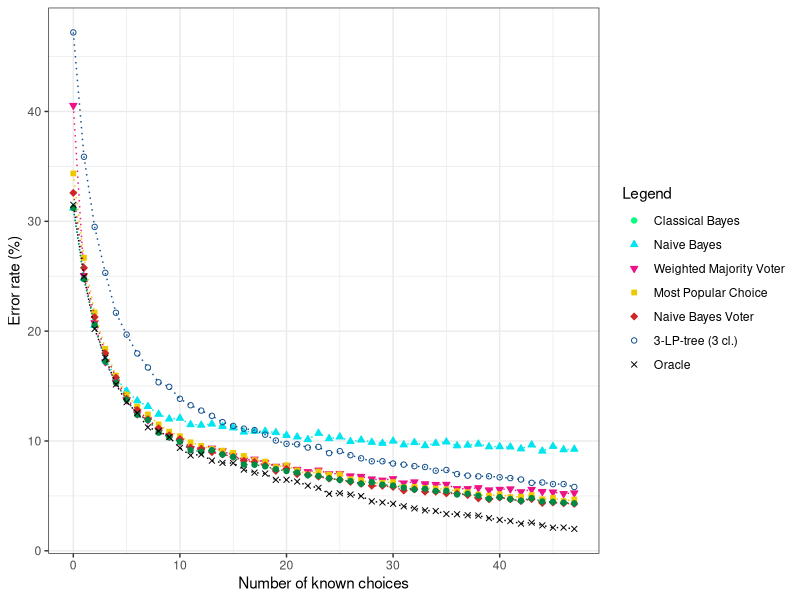
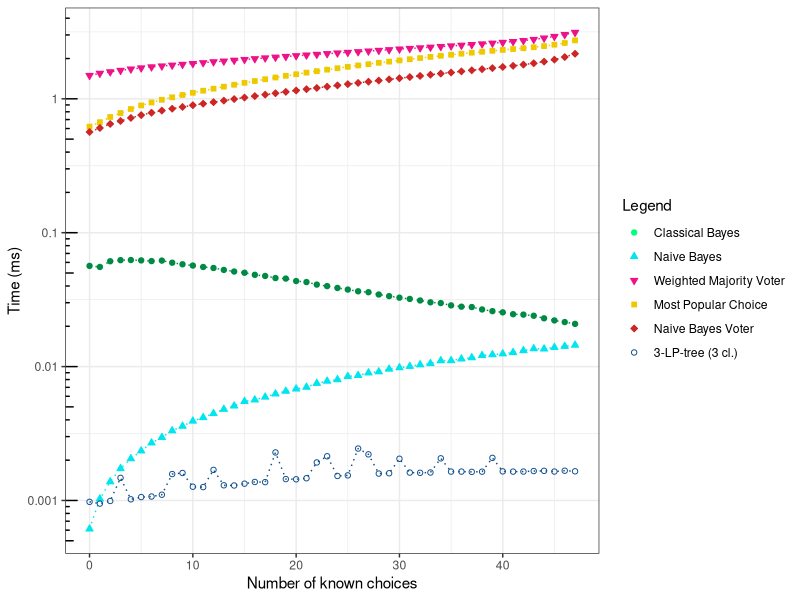

R code for these plots, in order:
library(ggplot2)

#--------------------------------------------------------------------------------------------
#Parametres globaux
dataset_name = "renault_small_header"
taille_img_x = 1024/2
taille_img_y = 720/2
#fin parametres globaux
#--------------------------------------------------------------------------------------------

#--------------------------------------------------------------------------------------------
#data
#result
oracle = c(0.68502658003544,0.7502584170112226,0.7979548139397519,0.8242395156526875,0.8485307147076196,0.8646264028352038,0.8746308328411104,0.8875886001181335,0.8910956881275842,0.8964855286473715,0.9063053750738335,0.91313496751329,0.912322799763733,0.9178972238629651,0.9199276432368576,0.9201122268163024,0.926055818074424,0.9288245717660957,0.9296736562315416,0.9353957471943296,0.9353588304784406,0.9369462492616657,0.940711754282339,0.9426683402244537,0.9481320141760189,0.9475782634376846,0.9487595983461311,0.9501624335499114,0.9549985233313645,0.9559583579444773,0.9571766095688128,0.9594654459539279,0.9613851151801536,0.9631571175428234,0.9637847017129356,0.9664796219728293,0.966738038984052,0.9675871234494979,0.9679562906083875,0.9702820437093916,0.9718694624926166,0.9729031305375074,0.9752658003544005,0.9743428824571766,0.9768532191376255,0.978920555227407,0.9788098050797401,0.9800649734199646)
Naif = c(0.6878322504430006,0.7516612522150029,0.7948168930891908,0.8258269344359126,0.8426609568812758,0.8545112226816303,0.8633712344949793,0.8685764914353219,0.8756275841701122,0.8799468399291199,0.8792823390431187,0.8850782634376846,0.88559509746013,0.8845614294152392,0.8867764323685765,0.8880316007088009,0.8918340224453633,0.8910956881275842,0.8911326048434731,0.8922770230360307,0.8948981098641465,0.8963378617838157,0.8986636148848198,0.8929784406379209,0.897777613703485,0.8962640283520378,0.9004725339633786,0.8990696987595983,0.9011739515652688,0.9020968694624926,0.9001033668044891,0.9034627879503839,0.9013954518606024,0.9042011222681631,0.9020599527466037,0.9008786178381571,0.9043487891317188,0.9037950383933845,0.9027982870643827,0.9052347903130538,0.9051609568812758,0.9054193738924985,0.9071175428233904,0.9035366213821618,0.9091848789131719,0.9049025398700532,0.9078927938570585,0.90748670998228)
jointree = c(0.6878322504430006,0.7526580035440047,0.7941893089190786,0.8277835203780272,0.8470171293561725,0.8625590667454224,0.8761444181925576,0.8808697578263438,0.8924616066154755,0.8967808623744832,0.9006940342587123,0.9083727111636148,0.9097386296515062,0.9083727111636148,0.912322799763733,0.9146485528647371,0.9214412285883048,0.9216627288836385,0.9231024808033077,0.9257235676314235,0.9273479031305375,0.9287507383343178,0.9312241582988777,0.931814825753101,0.9340667454223273,0.9353588304784406,0.9365770821027761,0.9389028352037803,0.9375,0.9397519196692262,0.9406010041346722,0.9424468399291199,0.9441450088600118,0.9435174246898996,0.9455109273479031,0.9453632604843473,0.9486857649143532,0.948058180744241,0.9498301831069108,0.9525989367985824,0.9511591848789132,0.952931187241583,0.9543709391612523,0.9520451860602481,0.9551092734790313,0.9554415239220319,0.956179858239811,0.9568074424099232)
wmv = c(0.5945067926757236,0.7494093325457767,0.7923434731246308,0.8279681039574719,0.8467217956290608,0.8623744831659775,0.8753322504430006,0.8807959243945659,0.8900251033668045,0.8955995274660367,0.9003987005316008,0.9068591258121678,0.9080404607206143,0.9065637920850561,0.9089633786178382,0.9133933845245127,0.9174911399881867,0.9165682220909628,0.9196323095097461,0.9231024808033077,0.9227333136444182,0.9259081512108683,0.9279385705847608,0.9265357353809806,0.9298582398109864,0.9296736562315416,0.931814825753101,0.9323316597755463,0.9346204961606616,0.9357279976373302,0.9343620791494389,0.938312167749557,0.9372784997046663,0.9390135853514472,0.9396780862374483,0.9395673360897815,0.9434435912581217,0.9434435912581217,0.9425945067926758,0.9445510927347903,0.9440711754282339,0.9436650915534555,0.9462492616656822,0.9441450088600118,0.9460646780862374,0.9465445953927939,0.9479843473124631,0.9473198464264619)
vpop = c(0.6563792085056114,0.7331659775546367,0.7830035440047254,0.8160809214412286,0.8404459539279385,0.8577968103957472,0.8686134081512109,0.875849084465446,0.8849305965741288,0.8914648552864737,0.8955995274660367,0.9011739515652688,0.9044226225634967,0.9072652096869462,0.9088157117542823,0.9107722976963969,0.9135779681039575,0.9173803898405198,0.918820141760189,0.923693148257531,0.9219949793266391,0.9268310691080921,0.930190490253987,0.927790903721205,0.9305965741287655,0.9303012404016539,0.9348050797401063,0.9357649143532192,0.9384967513290018,0.9380537507383343,0.9374261665682221,0.9419669226225635,0.9418192557590077,0.9427790903721205,0.9432959243945659,0.9438865918487891,0.9457693443591259,0.9466553455404607,0.9487965150620201,0.9499040165386887,0.9484642646190194,0.9510853514471352,0.9507531010041347,0.9492395156526875,0.9530419373892498,0.9518975191966923,0.9546662728883638,0.9532634376845835)
vnaif = c(0.6740992321323095,0.7423582398109864,0.7871751329001772,0.8200679267572357,0.8422917897223863,0.8615623154164206,0.871788245717661,0.8802052569403426,0.8884746012994684,0.8947873597164796,0.8981836975782634,0.9059362079149439,0.9070806261075015,0.9101447135262847,0.9121382161842883,0.9143901358535145,0.918007974010632,0.9190785587714116,0.9221426461901949,0.9272002362669817,0.925317483756645,0.9302274069698759,0.9307442409923213,0.9324424099232133,0.9342144122858831,0.9352849970466627,0.9372784997046663,0.9390135853514472,0.9407855877141169,0.9408225044300059,0.9418561724748966,0.9451048434731246,0.9440342587123449,0.9461754282339043,0.9462123449497932,0.9476890135853514,0.9478366804489072,0.9492395156526875,0.9522666863555818,0.9531157708210277,0.9514914353219137,0.9530788541051388,0.9547401063201417,0.9528573538098051,0.9564382752510336,0.9560691080921441,0.9566966922622564,0.9572504430005907)
lextree = c(0.5280197873597164, 0.6412433549911399, 0.7050723567631424, 0.7468989958653278, 0.783261961015948, 0.8031231541642055, 0.8203263437684584, 0.8330995274660367, 0.846574128765505, 0.850708800945068, 0.8615623154164206, 0.8674689899586533, 0.8723419964559953, 0.8771042528056704, 0.8828632604843473, 0.8862965150620201, 0.8887699350265801, 0.8901727702303603, 0.8942336089781453, 0.8995865327820437, 0.902613703484938, 0.9030567040756055, 0.9059731246308328, 0.9053824571766096, 0.9110676314235086, 0.9092587123449498, 0.9129503839338452, 0.9157929710572947, 0.9184878913171884, 0.9184878913171884, 0.9205183106910809, 0.9215150620200827, 0.922917897223863, 0.923693148257531, 0.9270525694034258, 0.9264249852333136, 0.930153573538098, 0.9315564087418783, 0.9322209096278795, 0.9321470761961016, 0.9330699940933255, 0.9338083284111045, 0.935100413467218, 0.9380906674542233, 0.9377953337271117, 0.9392720023626698, 0.9392720023626698, 0.9418561724748966)

#result conf
c_oracle = c(0.005531695497195456,0.005154878924874226,0.004781685453980905,0.004532678721425315,0.004269368807286592,0.004074260863680611,0.00394344114063895,0.0037616521864373953,0.003709815485147827,0.00362777026640408,0.003470261621680598,0.0033539577011573968,0.0033681017403780003,0.0032692155067490336,0.0032321070852461544,0.0032287034645311725,0.003116292306813927,0.0030619598617976397,0.0030450321542206766,0.0029274928999874507,0.0029282714211782443,0.002894545643547189,0.002812420056269949,0.0027684986697347367,0.002640898428933219,0.002654182905353569,0.0026257414193767213,0.0025914625835727267,0.0024687796759080755,0.0024435365511605955,0.0024110386026541504,0.00234852382338182,0.0022945296273929753,0.0022433289989882074,0.00222486492017291,0.0021434749161421507,0.002135482072278774,0.002108974985604803,0.002097330470740152,0.0020222091350392594,0.001969067410546634,0.0019335791793352835,0.0018496009060335833,0.0018829008061779814,0.0017907194758413876,0.0017106883927373543,0.0017150794070010605,0.0016645752946019548)
c_Naif = c(0.005518269226627048,0.005145184184407562,0.004809190121321813,0.0045165063018015325,0.004336229796371737,0.004198955126797719,0.004090133285085928,0.00402353853365076,0.003929971068785708,0.0038706385442009543,0.003879870069277313,0.003798039948985882,0.0037905961795091036,0.003805459203209607,0.003773489012904341,0.003755169509633311,0.0036987498354835763,0.003709815485147827,0.003709263481703295,0.00369208447545753,0.003652242951173754,0.003630057908211119,0.0035937584578940736,0.003681490847713826,0.0036076549598527906,0.0036312008693015394,0.0035651212910247252,0.0035873608660124414,0.0035539198666451853,0.0035390971003072856,0.0035709948166286593,0.003516981727243096,0.0035503711496433364,0.0035049379399333335,0.0035396918579713873,0.0035586429430156494,0.003502521564066051,0.003511569859207601,0.003527767243487784,0.003487969536570354,0.0034891857422344203,0.0034849261949009935,0.003456736153775958,0.003515780194644482,0.003421943118872975,0.003493437384943502,0.0034437505858850707,0.0034505617255188217)
c_jointree = c(0.005518269226627048,0.005138251693134335,0.004814637395303982,0.004496383471655933,0.004286818542498405,0.004100341898734709,0.003922954238414695,0.0038577534051718624,0.0036893014615014207,0.003623188089078943,0.003561589921464055,0.0034356748726665815,0.003412533162324389,0.0034356748726665815,0.0033681017403780003,0.0033273629101591823,0.003204046147324933,0.0031999105118175964,0.0031728440369889707,0.003122725279184891,0.00309109978407444,0.0030634258385576745,0.003013787832033009,0.0030017698164090455,0.0029553492632611827,0.0029282714211782443,0.0029024348066465024,0.002852255688121654,0.002882658845081977,0.0028336474650948176,0.0028148799112660892,0.0027735156415105416,0.0027347519798271254,0.002749158684446069,0.002703059375481107,0.00270650820778284,0.002627530238443238,0.0026426745016317104,0.0025996318073247724,0.0025305602897395243,0.002566762322757343,0.00252211562854913,0.0024851177379063543,0.0025445587752092862,0.0024658829000715043,0.0024571678349186556,0.0024376664810134025,0.0024209417153755945)
c_wmv = c(0.005847063404366132,0.005160711674289803,0.004830556168979166,0.004494474205309279,0.004290206263566958,0.0041026553156183945,0.003933970743440939,0.0038587869516545797,0.0037257654434509784,0.003641461821791406,0.0035662972035841504,0.003461048376928969,0.0034412687805139364,0.0034659667165980353,0.0034256963096239716,0.0033494389425782916,0.0032765653471143468,0.0032931821150844016,0.0032375423313732716,0.0031728440369889707,0.003179814935808635,0.00311915366324712,0.0030794889546368782,0.0031069678254686205,0.003041335301966954,0.0030450321542206766,0.0030017698164090455,0.002991200874493452,0.002943784820903452,0.0029204738921946027,0.002949189038841799,0.00286510821318243,0.002887421243998583,0.002849837453798894,0.002835271851179758,0.002837706176017991,0.0027508472954969796,0.0027508472954969796,0.002770172282308441,0.0027253784924058046,0.0027364518824413526,0.0027457775022476615,0.00268573151246993,0.0027347519798271254,0.002690076636540825,0.002678760902131994,0.0026444490891274126,0.0026603540320406524)
c_vpop = c(0.005655678656791878,0.00526731576516465,0.004908805056966084,0.004613681440874746,0.0043609028043386415,0.004159244809769548,0.004023058882640038,0.0039269665722558005,0.003800162231175164,0.003704289401142564,0.003641461821791406,0.0035539198666451853,0.0035013124195648927,0.003454268378311025,0.0034281950264413276,0.003394863852666864,0.0033462057890435663,0.003278565751442285,0.003252422813972739,0.0031616459148545153,0.003193692932226972,0.0031012105128890946,0.003034665606583192,0.0030823972671274237,0.0030264867710343923,0.00303243796760705,0.002939916610836384,0.002919692629854689,0.0028610998589049994,0.002870707678744304,0.002884247453161931,0.002784346162833118,0.0027876678081823008,0.002765985828080099,0.002754220569641879,0.0027406957920526505,0.002697010547814719,0.0026761410506131933,0.0026248464422412208,0.0025978191651345565,0.002632887641758081,0.002568601998399557,0.0025768605729954847,0.0026140770495618566,0.0025192930702288637,0.0025482758353183328,0.0024774454682476867,0.0025136363692030823)
c_vnaif = c(0.005581773494369597,0.00520813815851351,0.004874324850627383,0.004574533437356047,0.0043403628369090485,0.0041128049335997395,0.0039814111358505815,0.0038670381817992624,0.0037486681977080124,0.003653940581345558,0.0036012962234711686,0.003476383270082525,0.003457352682659065,0.0034056078872522198,0.0033713041492300032,0.003331925414394873,0.0032672068929955733,0.003247698634948635,0.0031909240998877018,0.003093993184583304,0.0031305630579667363,0.0030339233056999376,0.00302350524587877,0.0029889295901046205,0.0029522712815359064,0.0029298276450413978,0.002887421243998583,0.002849837453798894,0.0028107786131558662,0.0028099574288544577,0.002786837872039805,0.0027125303696754976,0.002737301331961558,0.0026874706208802703,0.002686601243367132,0.002651532646684861,0.0026479938204518835,0.0026140770495618566,0.002538970697996513,0.002517409222636573,0.0025584636730083556,0.002518351360957586,0.00247552290472374,0.002523995197639862,0.002430796531900832,0.0024406036372698115,0.0024239032045752216,0.0024090521322040342)

#temps
Naiftemps = c(6.130709539279385E-4,0.0010267396264028352,0.0013801202008269344,0.0017326179858239811,0.0020518761444181925,0.002346206364441819,0.002692112743650325,0.002958922474896633,0.003319325125516834,0.003587738038984052,0.003918995643827525,0.004165597903130537,0.0044631892350856465,0.0047999383490844654,0.0050834096647962195,0.005496392166272888,0.005642942336089782,0.005919015468103957,0.00625843687241583,0.006549908446544596,0.006807933069994093,0.007017995976077968,0.007500659111045482,0.007785269750443,0.007988596204961607,0.008440687869167159,0.008594035624630833,0.00897847844063792,0.00915021902687537,0.009574535513880685,0.00982102030419374,0.010038620016243355,0.010323273922031896,0.010534935727997637,0.011071919115475488,0.011099380094506792,0.011406020230360307,0.011662656083874779,0.01210107704518606,0.012279355212640284,0.01246057553160071,0.01273974667749557,0.013162413319551093,0.013605502362669816,0.013554199940933254,0.0139077325753101,0.014163541088304784,0.014468727148552865)
jointreetemps = c(0.05651038696101595,0.05548537341258122,0.06120626594802126,0.0623701068738925,0.062498095688127586,0.06209152920112227,0.061362323464264616,0.061881492247489664,0.059686154865623155,0.058089586200531604,0.056820131681925574,0.05545843233165978,0.0545152713747785,0.052729507567926756,0.05129026760927348,0.050216916014471355,0.04846936488481984,0.04752081940342587,0.0458392634746013,0.0454242981024808,0.0435369152023036,0.042790418266391024,0.0409652832250443,0.03991381951417602,0.03865888249409333,0.037593355286473715,0.03649868366066155,0.03593367609273479,0.0345449454001772,0.03359148778056704,0.03271498050797401,0.03201600616509155,0.031172961237448317,0.030205463046367394,0.02980450838009451,0.0286410023257531,0.02801563363851152,0.02784097995422327,0.026706283298877732,0.0259410680744241,0.02541740527170703,0.024615321249261666,0.024441794853809803,0.023971850634967512,0.02294020736119315,0.02211592062906084,0.021499690231836975,0.020839556445658595)
wmvtemps = c(1.4945923339855287,1.5503172643975192,1.5912161551978736,1.6307620040977555,1.6681299061946249,1.7010002079887774,1.731601563792085,1.757977097164796,1.7833442033003544,1.8081031587049616,1.8335790233682812,1.8605553988112817,1.8899077695289428,1.9132010174985232,1.9398820778942705,1.9662830562979918,1.9924716027392204,2.0200019507900175,2.0456657402170704,2.071098103440638,2.097055232944477,2.122521191523922,2.1478210756054343,2.1732904908446544,2.198280694735676,2.223008907892794,2.247929881792676,2.2736685642350856,2.2997701271411697,2.3253274643384523,2.351896904348789,2.3767740933254577,2.4029979824276433,2.4299604074497934,2.456764699461016,2.483868777945954,2.5118990184214414,2.5411084656305376,2.571386206733609,2.603331608239811,2.6376037483387478,2.676942267018606,2.722561480249557,2.7757107274808033,2.8423695671145897,2.9231620128101006,3.0207718459465447,3.132521652281453)
vpoptemps = c(0.619880177753987,0.6692052204666273,0.7317778304415239,0.7835428034554046,0.8393094951269935,0.8925847076934436,0.9401803382309509,0.9840903001698169,1.026910106024808,1.0680262242321323,1.1092238419595393,1.1498626991656822,1.1903069023552866,1.2316474228440637,1.2740687191376254,1.316035523405198,1.3584633255685175,1.400294085757531,1.4422439237669817,1.4846440511665682,1.5258952243797992,1.568353883601595,1.6096364962714116,1.6515207696396927,1.6928072715224454,1.7338529835720615,1.774978728440638,1.8153042948538098,1.8561382867321323,1.8965240490992321,1.9361281432737745,1.9757038995126994,2.0158091659775548,2.0561014703558773,2.094314386961016,2.1337520829149437,2.172147336163615,2.2094566018163024,2.246534808992912,2.282568659664796,2.318733150361784,2.35474384476521,2.3906763707914944,2.4295996256645007,2.4761857712640283,2.536152407966627,2.6127072540977556,2.7319425257678676)
vnaiftemps = c(0.5654878922031896,0.6056752266317188,0.6490572558697578,0.6829557048139397,0.720100048471648,0.7555922484494979,0.7874808443591258,0.8166435704370939,0.8435650142498523,0.8696579058254578,0.8955631147002363,0.919717621492912,0.9444845379134672,0.9698594909184879,0.9959814455478441,1.0217668153425872,1.048007879023922,1.0745154691007088,1.1007386338230951,1.1269935481024809,1.15379970492469,1.1801322384819846,1.2061039145747194,1.2331453213600119,1.2602134606836977,1.287519607722977,1.3146178301092735,1.3419053928307738,1.3691115496898996,1.3972928465002954,1.4253422753987006,1.4536974013216184,1.4830541429415238,1.513018030936208,1.542581987263733,1.57262709757088,1.6032094773331365,1.6335512685321913,1.6641784893310692,1.6960786059878914,1.729621013511518,1.7641430136961016,1.8012120921441228,1.8432790326343769,1.8957278415534553,1.962086357981394,2.0506174140209685,2.171628945658594)
lextreetemps = c(9.766082398109865E-4, 9.475590298287064E-4, 9.91120348493798E-4, 0.0014745476594802127, 0.0010199939087418783, 0.0010598318812758418, 0.0010698361266981689, 0.0011036946249261665, 0.0015748351299468399, 0.0016039469137625517, 0.001266510336680449, 0.001258560875664501, 0.001692437167749557, 0.0012979181556408742, 0.0012937288098050798, 0.0013348729326639103, 0.0013743627805670408, 0.0013708441745422326, 0.0022833631128174837, 0.0014445110380980509, 0.0014391649069698759, 0.0014652153352037803, 0.0019233339116952156, 0.002138260041346722, 0.0015240942114589486, 0.0015395470318960425, 0.0024415837271116363, 0.0022100142129356172, 0.0015876852849970467, 0.0015965007752510338, 0.0020490112226816304, 0.001615842107206143, 0.001609070141760189, 0.00161771345245127, 0.002064067483756645, 0.001642262588600118, 0.001642961828115771, 0.0016350602111636148, 0.0016407354917306557, 0.002080137957767277, 0.0016497558328411105, 0.0016424129503839339, 0.0016437586385115181, 0.0016583779164205553, 0.0016645675206733608, 0.0016444236562315417, 0.0016680416420555228, 0.0016517745126993504)

#temps conf
c_Naiftemps = c(1.16421525265275E-5,1.555509911706356E-5,1.836162337396179E-5,2.5270748787197062E-5,3.3114946570704186E-5,3.331262723588046E-5,4.382210438275608E-5,5.188138425344869E-5,5.2227593050974384E-5,4.990981754883102E-5,5.589306557753933E-5,6.04355382679285E-5,6.451859466462316E-5,7.6057604697003E-5,7.424957079422172E-5,8.77300273304836E-5,8.670977955334587E-5,9.522784201915331E-5,9.374432987037653E-5,9.813214099448341E-5,1.0226532473413812E-4,1.0036725788057488E-4,1.1314768159033092E-4,1.30610106052218E-4,1.1842155123340457E-4,1.3133721419979254E-4,1.330178672210739E-4,1.3931899204859077E-4,1.369214364640052E-4,1.414684752084889E-4,1.6338373905001237E-4,1.5446732489398827E-4,1.6802576710738695E-4,1.604965768306577E-4,1.9061777444032404E-4,1.6622197081174112E-4,1.8807449082793043E-4,1.7458312841207917E-4,1.8452567715332517E-4,1.8517839046677107E-4,1.7853767169557336E-4,1.8785685771193316E-4,1.998983906126158E-4,2.0772494749933814E-4,1.974457129879331E-4,2.1985544278482522E-4,2.1025778829985529E-4,2.2577596428734903E-4)
c_jointreetemps = c(4.75271286184382E-4,1.8140372102459917E-4,3.482266287961076E-4,2.265999069919601E-4,2.364691628538683E-4,2.4283448362453225E-4,2.4877348842177783E-4,0.0014865523727349173,7.999290622614418E-4,2.677621558523652E-4,2.7006115352882305E-4,2.7981589153729363E-4,9.088637227926164E-4,2.758708060212524E-4,2.7052812565837766E-4,5.479373213554479E-4,2.472800199350377E-4,7.783816327110375E-4,2.3884555534368053E-4,0.0016821100937530619,4.36365474237552E-4,0.0010333418924525631,2.172888066481076E-4,3.900921255380231E-4,2.0375323855265125E-4,1.9971274446983948E-4,1.8939795313003004E-4,8.52609148763139E-4,1.7872742807134576E-4,1.733330348185322E-4,1.8571409567050452E-4,3.9212359657017865E-4,4.204278517357786E-4,1.4746664655575738E-4,7.690702823765097E-4,1.3417292090746858E-4,2.294930605705036E-4,9.224979396332161E-4,3.114458710545854E-4,1.6588597838477248E-4,3.6827409895814553E-4,1.0770273650802114E-4,8.916724936091004E-4,8.792760484086909E-4,3.6950628557023106E-4,8.661964581507501E-5,8.261822564591458E-5,7.880924946504065E-5)
c_wmvtemps = c(8.919048127799699E-4,0.0019317404398290954,0.0012516236305545332,0.001447409047906742,0.0016214191782519152,0.00173416818626148,0.002467287513930912,0.0017825703514938904,0.0017539241834290868,0.0017062496126734356,0.001675100118535903,0.001672671226869787,0.006995441310083408,0.0016540082314858019,0.0016313133709263948,0.0016147187278252881,0.001613289900515406,0.0022219998930837113,0.0015968599270093965,0.0015703812671503284,0.001588268434380377,0.0015655635553688994,0.001548074978173182,0.0015523643472760316,0.001534805716917134,0.001517890014212867,0.001493040611646127,0.0014914789304437015,0.001519539123070293,0.001510269500937168,0.0022921314943655704,0.0014850512001875337,0.0014739066273504696,0.0014786245079396727,0.0014884055689425163,0.0014835337493150733,0.0014912830836144345,0.0015286457842744292,0.0015818672107113874,0.0016622379405591657,0.0017657960228302887,0.001933833705470104,0.002182683588272318,0.0024604644646901964,0.0027666440729865803,0.0030461775141587184,0.0031696016107302205,0.0030524981739678374)
c_vpoptemps = c(5.309283808673092E-4,0.0014913934505087878,0.0013977910778513014,0.0015107801170468394,0.001725673995532906,0.0018727599065901958,0.0019353557990781235,0.0019472083239700279,0.001970292141901664,0.001986738075362065,0.0020054147737506816,0.0020458219957671035,0.0020293769400384137,0.002064628729489872,0.0021177838887951957,0.002161389302096634,0.002199899587747042,0.00223935986673858,0.0022790017815984645,0.0023266129407813483,0.002371875333482824,0.0029398694432348385,0.002446648309854157,0.0024979959584495084,0.0025574385828797713,0.002632698699333441,0.0026535530705499356,0.0026197643747696083,0.0026399387676850905,0.0026622292345745615,0.0026713709677089496,0.002654641854823441,0.0026681393800995303,0.0026552861884740334,0.0026394042444588934,0.0026482129517806465,0.002630661087666572,0.0026099355012333815,0.002576826743596531,0.00255669849984129,0.0025290462796466765,0.0025180038364767355,0.002557443733882872,0.0026764327379949415,0.002889526906778242,0.003230091436927634,0.00360867427074498,0.003836362554012179)
c_vnaiftemps = c(4.630757792795629E-4,7.261476536843593E-4,0.0010632446605191514,0.001158873872810832,0.0012774976007623342,0.0013438343887290562,0.0013652477829801692,0.0013665658827972384,0.0013422848015962917,0.0013623811044605305,0.0021729399786517634,0.0012970763482716375,0.0012802492477976364,0.0012650443078821181,0.0012676638420259915,0.001271057495995289,0.0012812244509411415,0.001279581229283631,0.001281022512581629,0.001271852834877499,0.001286887501035856,0.0012847817417860653,0.001265649362493497,0.0012765287689129135,0.001277201719986865,0.0012866455825453523,0.0012844625076244528,0.0012902383805822397,0.0013018271066020629,0.001313762975827802,0.001309120764666773,0.001299586968444591,0.0013038626517255759,0.001322374224329678,0.001331493752305126,0.0013357686635902706,0.001364126715791402,0.0013688463736573721,0.0013816304966131538,0.0014058681221082732,0.0014692156430091282,0.0015738365296268256,0.0017617160295534545,0.0020400107087608986,0.0024254081837249775,0.0028939714657204743,0.0033647596044961603,0.0037640314440674097)
#fin data
#--------------------------------------------------------------------------------------------


#--------------------------------------------------------------------------------------------
#parametres graphes
# -- manuels
x_pas_erreur = 4
y_pas_erreur = 3
x_legend_erreur = 0
y_legend_erreur = 50
y_padding_erreur = 1

x_pas_time = 4
y_pas_time = 3
x_legend_time = 0
y_legend_time = 0.013
y_padding_time = 0.01

# -- auto calcul

#MAJ VERS ERROR
oracle = 100-100*oracle
Naif = 100-100*Naif
jointree = 100-100*jointree
wmv = 100-100*wmv
vpop = 100-100*vpop
vnaif = 100-100*vnaif
lextree = 100-100*lextree


c_oracle = 100*c_oracle
c_Naif = 100*c_Naif
c_jointree = 100*c_jointree
c_wmv = 100*c_wmv
c_vpop = 100*c_vpop
c_vnaif = 100*c_vnaif
#FIN MAJ VERS ERROR

nb_val = length(oracle)
nb_val = length(Naif)
nb_val = length(jointree)
nb_val = length(wmv)
nb_val = length(vpop)
nb_val = length(vnaif)

min_val_erreur = 30000
min_val_erreur = min(min_val_erreur,100-100*oracle)
min_val_erreur = min(min_val_erreur,100-100*Naif)
min_val_erreur = min(min_val_erreur,100-100*jointree)
min_val_erreur = min(min_val_erreur,100-100*wmv)
min_val_erreur = min(min_val_erreur,100-100*vpop)
min_val_erreur = min(min_val_erreur,100-100*vnaif)
min_val_erreur = ceiling(min_val_erreur)

max_val_erreur = 30000
max_val_erreur = max(max_val_erreur,100-100*oracle)
max_val_erreur = max(max_val_erreur,100-100*Naif)
max_val_erreur = max(max_val_erreur,100-100*jointree)
max_val_erreur = max(max_val_erreur,100-100*wmv)
max_val_erreur = max(max_val_erreur,100-100*vpop)
max_val_erreur = max(max_val_erreur,100-100*vnaif)
max_val_erreur = floor(max_val_erreur)

size = 0:(nb_val-1)
x_lim_erreur = c(0,(nb_val-1))
if(min_val_erreur-y_padding_erreur <= 0){
  min_val_erreur = min_val_erreur+y_padding_erreur+0.00001
}
y_lim_erreur = c((min_val_erreur-y_padding_erreur),(max_val_erreur+y_padding_erreur))
x_axp_erreur = c(0, (nb_val-1), x_pas_erreur)
y_axp_erreur = c((min_val_erreur-y_padding_erreur),(max_val_erreur+y_padding_erreur),y_pas_erreur)

min_val_time = 30000
min_val_time = min(min_val_erreur,100-100*Naiftemps)
min_val_time = min(min_val_erreur,100-100*jointreetemps)
min_val_time = min(min_val_erreur,100-100*wmvtemps)
min_val_time = min(min_val_erreur,100-100*vpoptemps)
min_val_time = min(min_val_erreur,100-100*vnaiftemps)
min_val_time = ceiling(min_val_erreur)

max_val_time = 30000
max_val_time = max(max_val_time,Naiftemps)
max_val_time = max(max_val_time,jointreetemps)
max_val_time = max(max_val_time,wmvtemps)
max_val_time = max(max_val_time,vpoptemps)
max_val_time = max(max_val_time,vnaiftemps)
max_val_time = floor(max_val_time)


x_lim_time = c(0,(nb_val-1))
if(min_val_time-y_padding_time <= 0){
  min_val_time = min_val_time+y_padding_time+0.00001
}
size = 0:(nb_val-1)
y_lim_time = c((min_val_time-y_padding_time),(max_val_time+y_padding_time))
x_axp_time = c(0, (nb_val-1), x_pas_erreur)
y_axp_time = c((min_val_time-y_padding_time),(max_val_time+y_padding_time),y_pas_time)
#fin parametres graphes
#--------------------------------------------------------------------------------------------

  (ggplot(NULL, aes(size)) + #scale_y_log10(breaks = round(seq(0, 100, by = 5),1)) + annotation_logticks(sides="l") +
    ylab("Error rate (%)") + xlab("Number of known choices") + theme_bw() #+ theme(legend.position="bottom")
    +geom_line(aes(y=Naif, colour="Naive Bayes"), colour="turquoise2", linetype = "dotted") + geom_point(aes(y=Naif, shape="Naive Bayes"), colour="turquoise2", fill="turquoise2") 
    +geom_line(aes(y=wmv, colour="Weighted Majority Voter"), colour="deeppink2", linetype = "dotted") + geom_point(aes(y=wmv, shape="Weighted Majority Voter"), colour="deeppink2", fill="deeppink2") 
    +geom_line(aes(y=vpop, colour="Most Popular Choice"), colour="gold2", linetype = "dotted") + geom_point(aes(y=vpop, shape="Most Popular Choice"), colour="gold2", fill="gold2")
    +geom_line(aes(y=vnaif, colour="Naive Bayes Voter"), colour="firebrick3", linetype = "dotted") + geom_point(aes(y=vnaif, shape="Naive Bayes Voter"), colour="firebrick3", fill="firebrick3")
    +geom_line(aes(y=jointree, colour="Classical Bayes"), colour="springgreen4", linetype = "dotted") + geom_point(aes(y=jointree, shape="Classical Bayes"), colour="springgreen4", fill="springgreen4") 
   +geom_line(aes(y=lextree, colour="3-LP-tree (3 cl.)"), colour="dodgerblue4", linetype = "dotted") + geom_point(aes(y=lextree, shape="3-LP-tree (3 cl.)"), colour="dodgerblue4", fill="dodgerblue4") 
   +geom_line(aes(y=oracle, colour="Oracle"), colour="black", linetype = "dotted") + geom_point(aes(y=oracle, shape="Oracle"), colour="black", fill="black") 
   + scale_colour_manual(name = 'Legend', guide = 'legend',
                      limits = c(NULL
                                  ,'Classical Bayes' #jointree
                                  ,'Naive Bayes' #Naif
                                  ,'Weighted Majority Voter' #wmv
                                  ,'Most Popular Choice' #vpop
                                  ,'Naive Bayes Voter' #vnaif
                                  ,'3-LP-tree (3 cl.)'
                                  ,'Oracle' #oracle
                      ),
                      values =c(NULL
                                  ,'Classical Bayes'='springgreen' #jointree
                                  ,'Naive Bayes'='turquoise2' #Naif
                                  ,'Weighted Majority Voter'='deeppink2' #wmv
                                  ,'Most Popular Choice'='gold2' #vpop
                                  ,'Naive Bayes Voter'='firebrick3' #vnaif
                                  ,'3-LP-tree (3 cl.)'='dodgerblue4'
                                  ,'Oracle'='black' #oracle
                                  ))
    + scale_shape_manual(name = 'Legend', guide = 'legend',
                      limits = c(NULL
                                  ,'Classical Bayes' #jointree
                                  ,'Naive Bayes' #Naif
                                  ,'Weighted Majority Voter' #wmv
                                  ,'Most Popular Choice' #vpop
                                  ,'Naive Bayes Voter' #vnaif
                                  ,'3-LP-tree (3 cl.)'
                                  ,'Oracle' #oracle
                      ),
                      values =c(NULL
                                  ,'Classical Bayes'=21 #jointree
                                  ,'Naive Bayes'=24 #Naif
                                  ,'Weighted Majority Voter'=25 #wmv
                                  ,'Most Popular Choice'=22 #vpop
                                  ,'Naive Bayes Voter'=23 #vnaif
                                  ,'3-LP-tree (3 cl.)'=1
                                  ,'Oracle'=4 #oracle
                                  ))
  
    + guides(shape = guide_legend(override.aes = list(colour = c(NULL
                                  ,'Classical Bayes'='springgreen' #jointree
                                  ,'Naive Bayes'='turquoise2' #Naif
                                  ,'Weighted Majority Voter'='deeppink2' #wmv
                                  ,'Most Popular Choice'='gold2' #vpop
                                  ,'Naive Bayes Voter'='firebrick3' #vnaif
                                  ,'3-LP-tree (3 cl.)'='dodgerblue4'
                                  ,'Oracle'='black' #oracle
                                  ),
                                  fill = c(NULL
                                  ,'Classical Bayes'='springgreen' #jointree
                                  ,'Naive Bayes'='turquoise2' #Naif
                                  ,'Weighted Majority Voter'='deeppink2' #wmv
                                  ,'Most Popular Choice'='gold2' #vpop
                                  ,'Naive Bayes Voter'='firebrick3' #vnaif
                                  ,'3-LP-tree (3 cl.)'='dodgerblue4'
                                  ,'Oracle'='black' #oracle
                                  ))))
)

  (ggplot(NULL, aes(size))
  + scale_y_log10(
   breaks = scales::trans_breaks("log10", function(x) 10^x),
   labels = scales::trans_format("log10", function(x) round(10^x,3)))
   + annotation_logticks(sides="l")
   + theme_bw() +
    ylab("Time (ms)") + xlab("Number of known choices") #+ theme(legend.position="bottom")
    +geom_line(aes(y=jointreetemps, colour="Classical Bayes"), colour="springgreen4", linetype = "dotted") + geom_point(aes(y=jointreetemps, shape="Classical Bayes"), colour="springgreen4", fill="springgreen4") 
    +geom_line(aes(y=Naiftemps, colour="Naive Bayes"), colour="turquoise2", linetype = "dotted") + geom_point(aes(y=Naiftemps, shape="Naive Bayes"), colour="turquoise2", fill="turquoise2") 
    +geom_line(aes(y=wmvtemps, colour="Weighted Majority Voter"), colour="deeppink2", linetype = "dotted") + geom_point(aes(y=wmvtemps, shape="Weighted Majority Voter"), colour="deeppink2", fill="deeppink2") 
    +geom_line(aes(y=vpoptemps, colour="Most Popular Choice"), colour="gold2", linetype = "dotted") + geom_point(aes(y=vpoptemps, shape="Most Popular Choice"), colour="gold2", fill="gold2")
    +geom_line(aes(y=vnaiftemps, colour="Naive Bayes Voter"), colour="firebrick3", linetype = "dotted") + geom_point(aes(y=vnaiftemps, shape="Naive Bayes Voter"), colour="firebrick3", fill="firebrick3")
    +geom_line(aes(y=lextreetemps, colour="3-LP-tree (3 cl.)"), colour="dodgerblue4", linetype = "dotted") + geom_point(aes(y=lextreetemps, shape="3-LP-tree (3 cl.)"), colour="dodgerblue4", fill="dodgerblue4")
    + scale_colour_manual(name = 'Legend', guide = 'legend',
                      limits = c(NULL
                                  ,'Classical Bayes' #jointree
                                  ,'Naive Bayes' #Naif
                                  ,'Weighted Majority Voter' #wmv
                                  ,'Most Popular Choice' #vpop
                                  ,'Naive Bayes Voter' #vnaif
                                 ,'3-LP-tree (3 cl.)'
                      ),
                      values =c(NULL
                                  ,'Classical Bayes'='springgreen' #jointree
                                  ,'Naive Bayes'='turquoise2' #Naif
                                  ,'Weighted Majority Voter'='deeppink2' #wmv
                                  ,'Most Popular Choice'='gold2' #vpop
                                  ,'Naive Bayes Voter'='firebrick3' #vnaif
                                ,'3-LP-tree (3 cl.)'='dodgerblue4'
                                  ))
    + scale_shape_manual(name = 'Legend', guide = 'legend',
                      limits = c(NULL
                                  ,'Classical Bayes' #jointree
                                  ,'Naive Bayes' #Naif
                                  ,'Weighted Majority Voter' #wmv
                                  ,'Most Popular Choice' #vpop
                                  ,'Naive Bayes Voter' #vnaif
                                 ,'3-LP-tree (3 cl.)'
                      ),
                      values =c(NULL
                                  ,'Classical Bayes'=21 #jointree
                                  ,'Naive Bayes'=24 #Naif
                                  ,'Weighted Majority Voter'=25 #wmv
                                  ,'Most Popular Choice'=22 #vpop
                                  ,'Naive Bayes Voter'=23 #vnaif
                                ,'3-LP-tree (3 cl.)'=1
                                  ))
  
    + guides(shape = guide_legend(override.aes = list(colour = c(NULL
                                  ,'Classical Bayes'='springgreen' #jointree
                                  ,'Naive Bayes'='turquoise2' #Naif
                                  ,'Weighted Majority Voter'='deeppink2' #wmv
                                  ,'Most Popular Choice'='gold2' #vpop
                                  ,'Naive Bayes Voter'='firebrick3' #vnaif
                                  ,'3-LP-tree (3 cl.)'='dodgerblue4'
                                  ),
                                  fill = c(NULL
                                  ,'Classical Bayes'='springgreen' #jointree
                                  ,'Naive Bayes'='turquoise2' #Naif
                                  ,'Weighted Majority Voter'='deeppink2' #wmv
                                  ,'Most Popular Choice'='gold2' #vpop
                                  ,'Naive Bayes Voter'='firebrick3' #vnaif
                                  ,'3-LP-tree (3 cl.)'='dodgerblue4'
                                  ))))
  )

